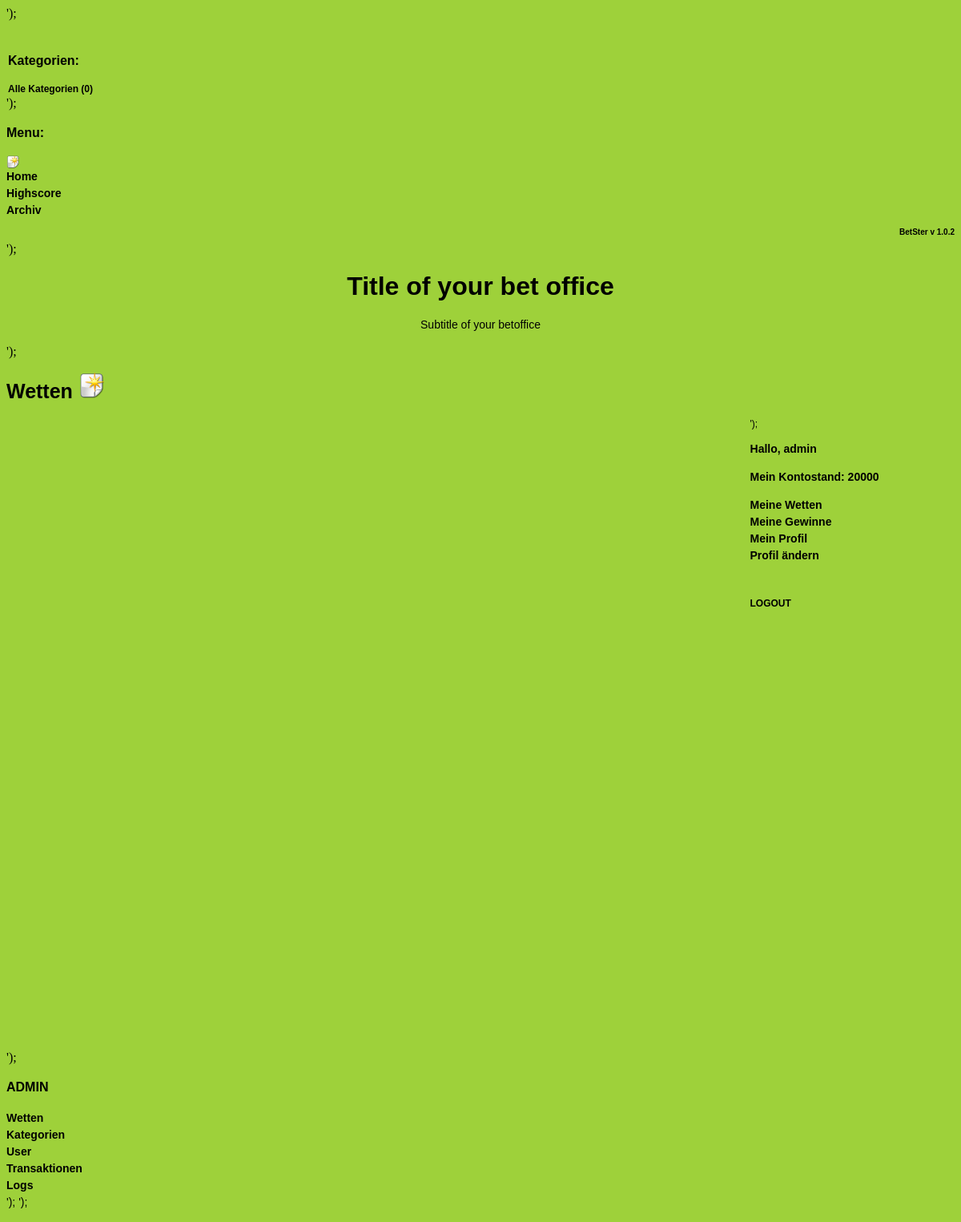
Page /betlist.php (signed in) on the committed database.
### tables this page shows
CREATE TABLE `user` (
  `id` int(11) NOT NULL auto_increment,
  `username` varchar(20) NOT NULL default '',
  `password` varchar(32) NOT NULL default '',
  `email` varchar(100) NOT NULL default '',
  `firstname` varchar(100) NOT NULL default '',
  `lastname` varchar(100) NOT NULL default '',
  `balance` int(6) NOT NULL default '0',
  `status` varchar(100) NOT NULL default '',
  `conf_num` varchar(5) NOT NULL default '',
  PRIMARY KEY  (`id`),
  KEY `id` (`id`)
);

### functions.inc.php (called while the page is built, shortened)
<?php
function getTemplatePart($comment, $template){
	$begin_comment = "";
	$end_comment = "";
	$begin_template = strstr($template, $begin_comment);
	$begin_template = substr($begin_template, strlen($begin_comment));
	$end_template = strstr($begin_template, $end_comment);
	$templatePart = str_replace($end_template,"",$begin_template);
	return $templatePart;
}
function replace($comment, $value, $template){
	$begin_comment = "";
	$end_comment = "";
	$begin_template = strstr($template, $begin_comment);
	$end_template = strstr($begin_template, $end_comment);
	$templatePart = str_replace($end_template,"",$begin_template);
	$templatePart .= $end_comment;
	return str_replace($templatePart,$value,$template);
}
?>

### modules/header.php (called while the page is built)
<?php
$header = file_get_contents("tpl/header.inc");
?>

### class/DbMapper.class.php (called while the page is built, shortened)
<?php
class DbMapper {
	function getActiveBets() {
		$query = "SELECT * FROM bets WHERE start < NOW() AND end > NOW() ORDER BY end ASC";
		$result = mysql_db_query (DBNAME,$query) or error_catcher();
		$return_bet_array = array();
		for ($bet_counter = 0; $bet_counter < (mysql_num_rows($result)) ; $bet_counter++) {
			$bet_id = mysql_result($result, $bet_counter, "id");
			$query = "SELECT id,name FROM possibilities WHERE bets_id = '$bet_id'";
			$result2 = mysql_db_query (DBNAME,$query) or error_catcher();
			$possibilities_ids_array = array();
			$possibilities_names_array = array();
			$possibilities_quotes_array = array();
			for ($possibilities_counter = 0; $possibilities_counter < (mysql_num_rows($result2)) ; $possibilities_counter++) {
				$possibilities_ids_array[$possibilities_counter] = mysql_result($result2, $possibilities_counter, "id");
				$possibilities_names_array[$possibilities_counter] = mysql_result($result2, $possibilities_counter, "name");
			}
			$i = 0;
			foreach ($possibilities_ids_array as $possibility_id) {
				$query1 = "SELECT SUM(credits) FROM transactions WHERE possibilities_id = '$possibility_id'";
				$query2 = "SELECT SUM(credits)
					FROM transactions, possibilities
					WHERE possibilities.bets_id = '$bet_id'
					AND possibilities.id = transactions.possibilities_id";
				$result1 = mysql_db_query (DBNAME,$query1)  or error_catcher();
				$result2 = mysql_db_query (DBNAME,$query2)  or error_catcher();
				$credits_of_possibility = mysql_result($result1, 0);
				$credits_of_bet = mysql_result($result2, 0);
				if ($credits_of_possibility == 0){
					$dirty_quote = "-";
				}
				else {
					$quote = $credits_of_bet / $credits_of_possibility;
					$dirty_quote = round($quote, 2);
				}
				$possibilities_quotes_array[$i] = $dirty_quote;
				$i++;
			}
			$query = "SELECT name FROM categories, bets WHERE bets.categories_id = categories.id AND bets.id = '$bet_id'";
			$result1 = mysql_db_query (DBNAME,$query)  or error_catcher();
			$category_name = mysql_result($result1, 0);
			$return_bet_array[$bet_counter] = new Bet($bet_id,
					mysql_result($result, $bet_counter, "title"),
					mysql_result($result, $bet_counter, "subtitle"),
					mysql_result($result, $bet_counter, "categories_id"),
					$category_name,
					mysql_result($result, $bet_counter, "image"),
					mysql_result($result, $bet_counter, "start"),
					mysql_result($result, $bet_counter, "end"),
					mysql_result($result, $bet_counter, "created"),
					mysql_result($result, $bet_counter, "autor_id"),
					$possibilities_names_array,
					$possibilities_ids_array,
					$possibilities_quotes_array);
		}
		return $return_bet_array;
	}
	function getAllBets(){
		$query = "SELECT * FROM bets ORDER BY end ASC";
		$result = mysql_db_query (DBNAME,$query) or error_catcher();
		$return_bet_array = array();
		for ($bet_counter = 0; $bet_counter < (mysql_num_rows($result)) ; $bet_counter++) {
			$bet_id = mysql_result($result, $bet_counter, "id");
			$query = "SELECT id,name FROM possibilities WHERE bets_id = '$bet_id'";
			$result2 = mysql_db_query (DBNAME,$query)
				 or error_catcher();
			$possibilities_ids_array = array();
			$possibilities_names_array = array();
			$possibilities_quotes_array = array();
			for ($possibilities_counter = 0; $possibilities_counter < (mysql_num_rows($result2)) ; $possibilities_counter++) {
				$possibilities_ids_array[$possibilities_counter] = mysql_result($result2, $possibilities_counter, "id");
				$possibilities_names_array[$possibilities_counter] = mysql_result($result2, $possibilities_counter, "name");
			}
			$i = 0;
			foreach ($possibilities_ids_array as $possibility_id) {
				$query1 = "SELECT SUM(credits) FROM transactions WHERE possibilities_id = '$possibility_id'";
				$query2 = "SELECT SUM( credits )
					FROM transactions, possibilities
					WHERE possibilities.bets_id = '$bet_id'
					AND possibilities.id = transactions.possibilities_id";
				$result1 = mysql_db_query (DBNAME,$query1) or die ("Ungültige Abfrage: ". mysql_error());
				$result2 = mysql_db_query (DBNAME,$query2) or die ("Ungültige Abfrage: ". mysql_error());
				$credits_of_possibility = mysql_result($result1, 0);
				$credits_of_bet = mysql_result($result2, 0);
				if ($credits_of_possibility == 0){
					$dirty_quote = "-";
				}
				else{
					$quote = $credits_of_bet / $credits_of_possibility;
					$dirty_quote = round($quote, 2);
				}
				$possibilities_quotes_array[$i] = $dirty_quote;
				$i++;
			}
			$query = "SELECT name FROM categories, bets WHERE bets.categories_id = categories.id AND bets.id = '$bet_id'";
			$result1 = mysql_db_query (DBNAME,$query)  or error_catcher();
			$category_name = mysql_result($result1, 0);
			$return_bet_array[$bet_counter] = new Bet($bet_id,
					mysql_result($result, $bet_counter, "title"),
					mysql_result($result, $bet_counter, "subtitle"),
					mysql_result($result, $bet_counter, "categories_id"),
					$category_name,
					mysql_result($result, $bet_counter, "image"),
					mysql_result($result, $bet_counter, "start"),
					mysql_result($result, $bet_counter, "end"),
					mysql_result($result, $bet_counter, "created"),
					mysql_result($result, $bet_counter, "autor_id"),
					$possibilities_names_array,
					$possibilities_ids_array,
					$possibilities_quotes_array);
		}
		return $return_bet_array;
	}
	function getUser($username){
		$query = "SELECT id,username,email,firstname,lastname,balance,status
			FROM user WHERE username = '".$username."'";
		$result = mysql_query ($query)  or error_catcher();
		$rowarray = mysql_fetch_array($result);
		$user = new User($rowarray['id'],
				$rowarray['username'],
				$rowarray['email'],
				$rowarray['firstname'],
				$rowarray['lastname'],
				$rowarray['balance'],
				$rowarray['status']);
		return $user;
	}
	function getUserBalance($user_id){
		$query = "SELECT balance  FROM user WHERE id = '$user_id'";
		$result = mysql_query ($query) or error_catcher();
		$rowarray = mysql_fetch_array($result);
		$balance = $rowarray['balance'];
		return $balance;
	}
}
?>

### modules/catmenu.php (called while the page is built, shortened)
<?php
$catmenu = file_get_contents("tpl/catmenu.inc");
$cat_list_part = getTemplatePart("CategoryList", $catmenu);
$cat_list_part = replace("CategoryName", _ALL_CATEGORIES, $cat_list_part);
$cat_list_part = replace("CategoryId", 0, $cat_list_part);
$cat_list_part = replace("NrBets", count($db_mapper->getActiveBets()), $cat_list_part);
$catmenu = replace("CategoryList", $cat_list_part, $catmenu);
$catmenu = replace("Categories", _CATEGORIES.":", $catmenu);
?>

### configuration.php (called while the page is built, shortened)
<?php
$bstConfig_main_title = "Title of your bet office";
$bstConfig_sub_title = "Subtitle of your betoffice";
$bstConfig_bet_disp = 10;
$bstConfig_version = "1.0.2";
$bstConfig_menu_names = array(_HOME,
		_HIGHSCORE,
		_ARCHIVE);
$bstConfig_menu_links = array ('/index.php',
		'/highscore.php',
		'/archive.php');
?>

### modules/menu.php (called while the page is built, shortened)
<?php
$menu = file_get_contents("tpl/menu.inc");
if (($session->getState()) &&
	($user->getStatus() == "administrator")){
	$add = getTemplatePart("AddSite", $menu);
	$menu = replace("AddSite", $add, $menu);
}
else {
	$menu = replace("AddSite", "", $menu);
}
$i = 0;
$item = "";
foreach($bstConfig_menu_names as $name){
	$item .= getTemplatePart("FixItem", $menu);
	$item = replace("Name", $name, $item);
	$item = replace("Link", $bstConfig_menu_links[$i], $item);
	$i++;
}
$item2 = "";
$menu = replace("Item", $item.$item2, $menu);
$menu = replace("Version", $bstConfig_version, $menu);
$menu = replace("BetsterTime", date('g:i:s' ,time()), $menu);
$menu = replace("FixItem", "", $menu);
?>

### modules/title.php (called while the page is built)
<?php
$xmaintitle = file_get_contents("tpl/title.inc");
$xmaintitle = replace("Title", $bstConfig_main_title, $xmaintitle);
$xmaintitle = replace("SubTitle", $bstConfig_sub_title, $xmaintitle);
?>

### class/Session.class.php (called while the page is built, shortened)
<?php
class Session {
	var $username;
	function Session(){
		if (isset($_SESSION['username'])){
			$this->username = $_SESSION['username'];
		}
	}
	function getUsername(){
		return $this->username;
	}
}
?>

### class/User.class.php (called while the page is built, shortened)
<?php
require_once("class/DbMapper.class.php");
require_once("configuration.php");
class User {
var $id;
function User($id, $username, $email, $firstname, $lastname, $balance, $status){
	$this->id = $id;
}
function getBalance(){
	$my_db_mapper = new DbMapper;
	$this->balance = $my_db_mapper->getUserBalance($this->id);
	return $this->balance;
}
}
?>

### modules/usermenu.php (called while the page is built, shortened)
<?php
$usermenu = file_get_contents("tpl/usermenu.inc");
if ($session->getState()){
	$usermenu = replace("LoginArea","",$usermenu);
	$user_area_part = getTemplatePart("UserArea",$usermenu);
	$user_area_part = replace("Greet", _GREET, $user_area_part);
	$user_area_part = replace("Username", $username, $user_area_part);
	$user_area_part = replace("YourBalance", _YOUR_BALANCE, $user_area_part);
	$user_area_part = replace("Balance", $user->getBalance(), $user_area_part);
	$user_area_part = replace("YourBets", _YOUR_BETS, $user_area_part);
	$user_area_part = replace("YourWins", _YOUR_WINS, $user_area_part);
	$user_area_part = replace("YourProfile", _YOUR_PROFILE, $user_area_part);
	$user_area_part = replace("EditProfile", _EDIT_PROFILE, $user_area_part);
	$usermenu = replace("UserArea", $user_area_part, $usermenu);
}
?>

### modules/footer.php (called while the page is built)
<?php
$footer = file_get_contents("tpl/footer.inc");
?>

### betlist.php (the view, shortened to what this page needs)
<?php
require_once("configuration.php");
require_once("functions.inc.php");
require_once("class/User.class.php");
require_once("class/Logger.class.php");
require_once("class/DbMapper.class.php");
require_once("class/Site.class.php");
require_once("class/Session.class.php");
$session = new Session;
$db_mapper = new DbMapper;
$session_state = $session->getState();
if ($session_state == 1){
	$username = $session->getUsername();
	$user = $db_mapper->getUser($username);
}
require_once ('modules/header.php');
require_once ('modules/catmenu.php');
require_once ('modules/title.php');
if (($user->getStatus() == "administrator") || ($user->getStatus() == "betmaster")){
	$bets = $db_mapper->getAllBets();
	if ((isset($_GET['bet']) && isset($_GET['pos'])) &&
			is_numeric(htmlspecialchars($_GET['bet'])) &&
			is_numeric(htmlspecialchars($_GET['pos']))){
		$bet_id = $_GET['bet'];
		$pos_id = $_GET['pos'];
		$mainhtml = file_get_contents("template/freezer.inc");
	}
	else {
		$mainhtml = file_get_contents("tpl/betlist.inc");
		if ($session_state == 1){
			$user = $db_mapper->getUser($session->getUsername());
			$mainhtml = replace("LoginArea","",$mainhtml);
			$user_area_part = getTemplatePart("UserArea",$mainhtml);
			$user_area_part = replace("Greet", _GREET, $user_area_part);
			$user_area_part = replace("Username", $username, $user_area_part);
			$user_area_part = replace("YourBalance", _YOUR_BALANCE, $user_area_part);
			$user_area_part = replace("Balance", $user->getBalance(), $user_area_part);
			$user_area_part = replace("YourBets", _YOUR_BETS, $user_area_part);
			$user_area_part = replace("YourProfile",
					"<p><a href=\"profile.php\">".
					_YOUR_PROFILE."</a></p>", $user_area_part);
			$user_area_part = replace("EditProfile",
					"<p><a href=\"profile_edit.php\">"
					._EDIT_PROFILE."</a></p>", $user_area_part);
			if (($user->getStatus() == "betmaster") || ($user->getStatus() == "administrator")){
				$user_area_part = replace("CreateBet", "<p><a href=\"insertbet.php\">"._INSERT_BET."</a></p>", $user_area_part);
			}
			else {
				$user_area_part = replace("CreateBet", "", $user_area_part);
			}
			$mainhtml = replace("UserArea", $user_area_part, $mainhtml);
		}
		else {
			$mainhtml = replace("UserArea","", $mainhtml);
		}
		$size = $bstConfig_bet_disp;
		$bet_num = count($bets);
		$num_pages = ceil($bet_num/$size);
		$nav_area = getTemplatePart("NavArea",$mainhtml);
		if ($num_pages <= 1){
			$nav_area = "";
		}
		$mainhtml = replace("NavArea", $nav_area, $mainhtml);
		$mainhtml = replace("Bets", $bet_html_part, $mainhtml);
		$mainhtml = replace("NewBet", _INSERT_BET, $mainhtml);
		$mainhtml = replace("MainTitle", _BET_LIST, $mainhtml);
	}
}
else{
	header("Location:index.php");
}
require_once ('modules/usermenu.php');
require_once ('modules/menu.php');
require_once ('modules/adminmenu.php');
require_once ('modules/footer.php');
print $header."\n".
$catmenu."\n".
$menu."\n".
$xmaintitle."\n".
$mainhtml."\n".
$usermenu."\n".
$adminmenu."\n".
$footer;
?>

### modules/adminmenu.php (shortened to what this page needs)
<?php
if (($session->getState()) &&
	(($user->getStatus() == "betmaster") ||
	 ($user->getStatus() == "administrator"))){
	$adminmenu = file_get_contents("tpl/adminmenu.inc");
	$adminmenu = replace("BetList", "<a href=\"betlist.php\">"._BET_LIST."</a>", $adminmenu);
	$adminmenu = replace("CategoryList", "<a href=\"categorylist.php\">"._CATEGORY_LIST."</a>", $adminmenu);
	$adminmenu = replace("UserList", "<a href=\"userlist.php\">"._USER_LIST."</a>", $adminmenu);
	$adminmenu = replace("TransactionList", "<a href=\"transactionlist.php\">"._TRANSACTION_LIST."</a>", $adminmenu);
	$adminmenu = replace("Logs", "<a href=\"logs.php\">Logs</a>", $adminmenu);
}
?>

### css/style.css (style rules this page uses)
body { background-color: #9ed13a; }
a:link { text-decoration:none; font-weight:bold; color:#000000; }
img { border: 0px; }
.title { font-family: "Trebuchet MS", Verdana, Helvetica, Times, sans-serif; font-size: 32px; text-align: center; }
.title2 { font-family: "Trebuchet MS", Verdana, Helvetica, Times, sans-serif; text-align: center; font-size: 14px; }
.menutitle { font-weight: bold; font-size: 16px; }
.white { font-weight: bold; }
h1 { font-family: "Trebuchet MS", Verdana, Helvetica, Times, sans-serif; font-size: 25px; line-height: 1; }
.footer { font-family: "Trebuchet MS", Verdana, Helvetica, Times, sans-serif; font-size: 10px; text-align: right; line-height: 0.5; }
p { font-family: "Trebuchet MS", Verdana, Helvetica, Times, sans-serif; font-size: 14px; line-height: 1.5; }
.catmenu { border: 0px; text-align: justity; font-family: "Trebuchet MS", Verdana, Helvetica, Times, sans-serif; font-size: 12px; color: #000000; padding: 2px; margin-top: 20px; }
.right-layer { color:darkred; padding:5px 5px 5px 5px; margin:0 0 0 78%; height: 100%; font-size: 12px; font-family: "Trebuchet MS", Verdana, Helvetica, Times, sans-serif; color: #000000; }

### rows in the picture
user: username "Wetten ');", username (picture), usermenu "Hallo, admin Mein Kontostand: 20000 Meine Wetten Meine Gewinne Mein Profil Profil ändern LOGOUT ');"

### other values in the picture
$header "');"
$catmenu "Kategorien: Alle Kategorien (0) ');"
$menu "Menu: Home Highscore Archiv BetSter v 1.0.2 ');"
$xmaintitle "Title of your bet office Subtitle of your betoffice ');"
